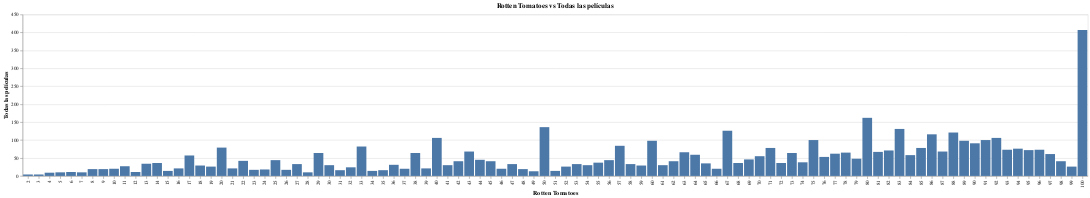

Write notebook code for a chart like this one.
### Markdown cell above
### Rotten Tomatoes vs Todas las películas

### Code cell
# Pandas


rt_vs_tp = data[~(data["Rotten Tomatoes"].isnull())]
rt_vs_tp["Rotten Tomatoes"] = rt_vs_tp["Rotten Tomatoes"].str.replace("%", "")
rt_vs_tp["Rotten Tomatoes"] = rt_vs_tp["Rotten Tomatoes"].astype(int)
rt_vs_tp = rt_vs_tp[["Rotten Tomatoes", "Title"]]

rt_vs_tp["Title"] = 1

rt_vs_tp = rt_vs_tp.groupby(by = "Rotten Tomatoes").sum()

rt_vs_tp.reset_index(level=0, inplace=True)

rt_vs_tp = rt_vs_tp.sort_values("Title", ascending=False)

# Altair 

alt.Chart(rt_vs_tp).mark_bar().encode(alt.X('Rotten Tomatoes:N', title = "Rotten Tomatoes"), alt.Y('Title:Q', title = "Todas las películas")).properties(title = "Rotten Tomatoes vs Todas las películas")

### Figure 1 — Vega-Lite specification as saved in the notebook (floating-point values rounded to 4 significant figures)
{"config": {"view": {"continuousWidth": 400, "continuousHeight": 300}}, "data": {"name": "data-ceaac2885a759531019ec59c545948ff"}, "mark": "bar", "encoding": {"x": {"type": "nominal", "field": "Rotten Tomatoes", "title": "Rotten Tomatoes"}, "y": {"type": "quantitative", "field": "Title", "title": "Todas las películas"}}, "title": "Rotten Tomatoes vs Todas las películas", "$schema": "https://vega.github.io/schema/vega-lite/v4.8.1.json", "datasets": {"data-ceaac2885a759531019ec59c545948ff": [{"Rotten Tomatoes": 100, "Title": 407}, {"Rotten Tomatoes": 80, "Title": 162}, {"Rotten Tomatoes": 50, "Title": 136}, {"Rotten Tomatoes": 83, "Title": 131}, {"Rotten Tomatoes": 67, "Title": 126}, {"Rotten Tomatoes": 88, "Title": 121}, {"Rotten Tomatoes": 86, "Title": 116}, {"Rotten Tomatoes": 40, "Title": 106}, {"Rotten Tomatoes": 92, "Title": 106}, {"Rotten Tomatoes": 91, "Title": 100}, {"Rotten Tomatoes": 75, "Title": 100}, {"Rotten Tomatoes": 89, "Title": 98}, {"Rotten Tomatoes": 60, "Title": 98}, {"Rotten Tomatoes": 90, "Title": 91}, {"Rotten Tomatoes": 57, "Title": 84}, {"Rotten Tomatoes": 33, "Title": 82}, {"Rotten Tomatoes": 20, "Title": 79}, {"Rotten Tomatoes": 71, "Title": 78}, {"Rotten Tomatoes": 85, "Title": 78}, {"Rotten Tomatoes": 94, "Title": 76}, {"Rotten Tomatoes": 96, "Title": 73}, {"Rotten Tomatoes": 93, "Title": 73}, {"Rotten Tomatoes": 95, "Title": 72}, {"Rotten Tomatoes": 82, "Title": 71}, {"Rotten Tomatoes": 43, "Title": 68}, {"Rotten Tomatoes": 87, "Title": 68}, {"Rotten Tomatoes": 81, "Title": 67}, {"Rotten Tomatoes": 63, "Title": 66}, {"Rotten Tomatoes": 78, "Title": 65}, {"Rotten Tomatoes": 29, "Title": 64}, {"Rotten Tomatoes": 73, "Title": 64}, {"Rotten Tomatoes": 38, "Title": 64}, {"Rotten Tomatoes": 77, "Title": 62}, {"Rotten Tomatoes": 97, "Title": 61}, {"Rotten Tomatoes": 64, "Title": 59}, {"Rotten Tomatoes": 84, "Title": 58}, {"Rotten Tomatoes": 17, "Title": 57}, {"Rotten Tomatoes": 70, "Title": 55}, {"Rotten Tomatoes": 76, "Title": 53}, {"Rotten Tomatoes": 79, "Title": 48}, {"Rotten Tomatoes": 69, "Title": 46}, {"Rotten Tomatoes": 44, "Title": 45}, {"Rotten Tomatoes": 56, "Title": 44}, {"Rotten Tomatoes": 25, "Title": 44}, {"Rotten Tomatoes": 22, "Title": 42}, {"Rotten Tomatoes": 62, "Title": 41}, {"Rotten Tomatoes": 45, "Title": 41}, {"Rotten Tomatoes": 98, "Title": 41}, {"Rotten Tomatoes": 42, "Title": 41}, {"Rotten Tomatoes": 74, "Title": 38}, {"Rotten Tomatoes": 55, "Title": 37}, {"Rotten Tomatoes": 68, "Title": 36}, {"Rotten Tomatoes": 14, "Title": 36}, {"Rotten Tomatoes": 72, "Title": 36}, {"Rotten Tomatoes": 65, "Title": 35}, {"Rotten Tomatoes": 13, "Title": 34}, {"Rotten Tomatoes": 27, "Title": 33}, {"Rotten Tomatoes": 58, "Title": 33}, {"Rotten Tomatoes": 53, "Title": 33}, {"Rotten Tomatoes": 47, "Title": 33}, {"Rotten Tomatoes": 36, "Title": 31}, {"Rotten Tomatoes": 54, "Title": 30}, {"Rotten Tomatoes": 30, "Title": 30}, {"Rotten Tomatoes": 41, "Title": 30}, {"Rotten Tomatoes": 61, "Title": 30}, {"Rotten Tomatoes": 59, "Title": 29}, {"Rotten Tomatoes": 18, "Title": 29}, {"Rotten Tomatoes": 11, "Title": 27}, {"Rotten Tomatoes": 52, "Title": 26}, {"Rotten Tomatoes": 19, "Title": 26}, {"Rotten Tomatoes": 99, "Title": 26}, {"Rotten Tomatoes": 32, "Title": 24}, {"Rotten Tomatoes": 21, "Title": 21}, {"Rotten Tomatoes": 16, "Title": 21}, {"Rotten Tomatoes": 39, "Title": 21}, {"Rotten Tomatoes": 37, "Title": 20}, {"Rotten Tomatoes": 66, "Title": 20}, {"Rotten Tomatoes": 46, "Title": 20}, {"Rotten Tomatoes": 10, "Title": 20}, {"Rotten Tomatoes": 8, "Title": 19}, {"Rotten Tomatoes": 9, "Title": 19}, {"Rotten Tomatoes": 48, "Title": 19}, {"Rotten Tomatoes": 24, "Title": 18}, {"Rotten Tomatoes": 26, "Title": 17}, {"Rotten Tomatoes": 23, "Title": 17}, {"Rotten Tomatoes": 35, "Title": 16}, {"Rotten Tomatoes": 31, "Title": 16}, {"Rotten Tomatoes": 51, "Title": 14}, {"Rotten Tomatoes": 34, "Title": 14}, {"Rotten Tomatoes": 15, "Title": 14}, {"Rotten Tomatoes": 49, "Title": 13}, {"Rotten Tomatoes": 12, "Title": 11}, {"Rotten Tomatoes": 6, "Title": 11}, {"Rotten Tomatoes": 28, "Title": 10}, {"Rotten Tomatoes": 7, "Title": 10}, {"Rotten Tomatoes": 5, "Title": 10}, {"Rotten Tomatoes": 4, "Title": 9}, {"Rotten Tomatoes": 3, "Title": 4}, {"Rotten Tomatoes": 2, "Title": 4}]}}
